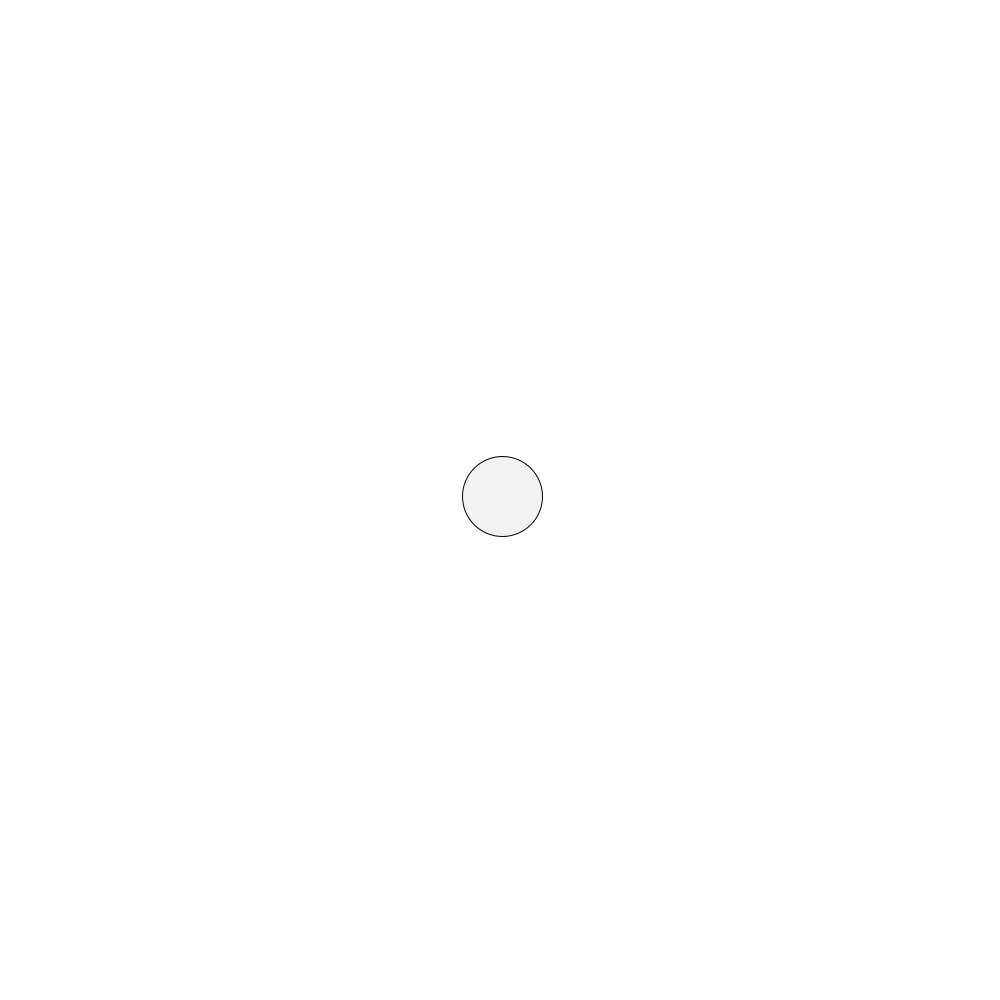
Frame 1 (no input)
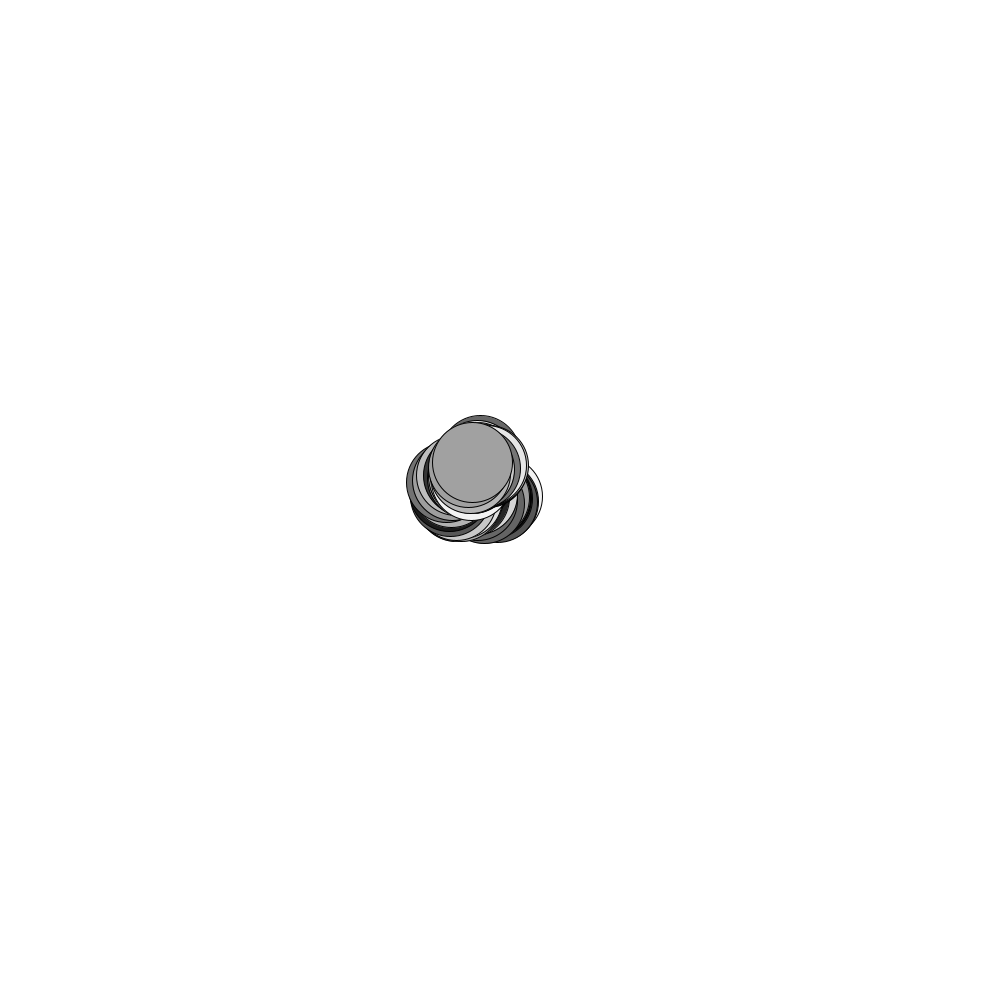
Frame 60 (the mouse pressed at the canvas centre just before this capture)
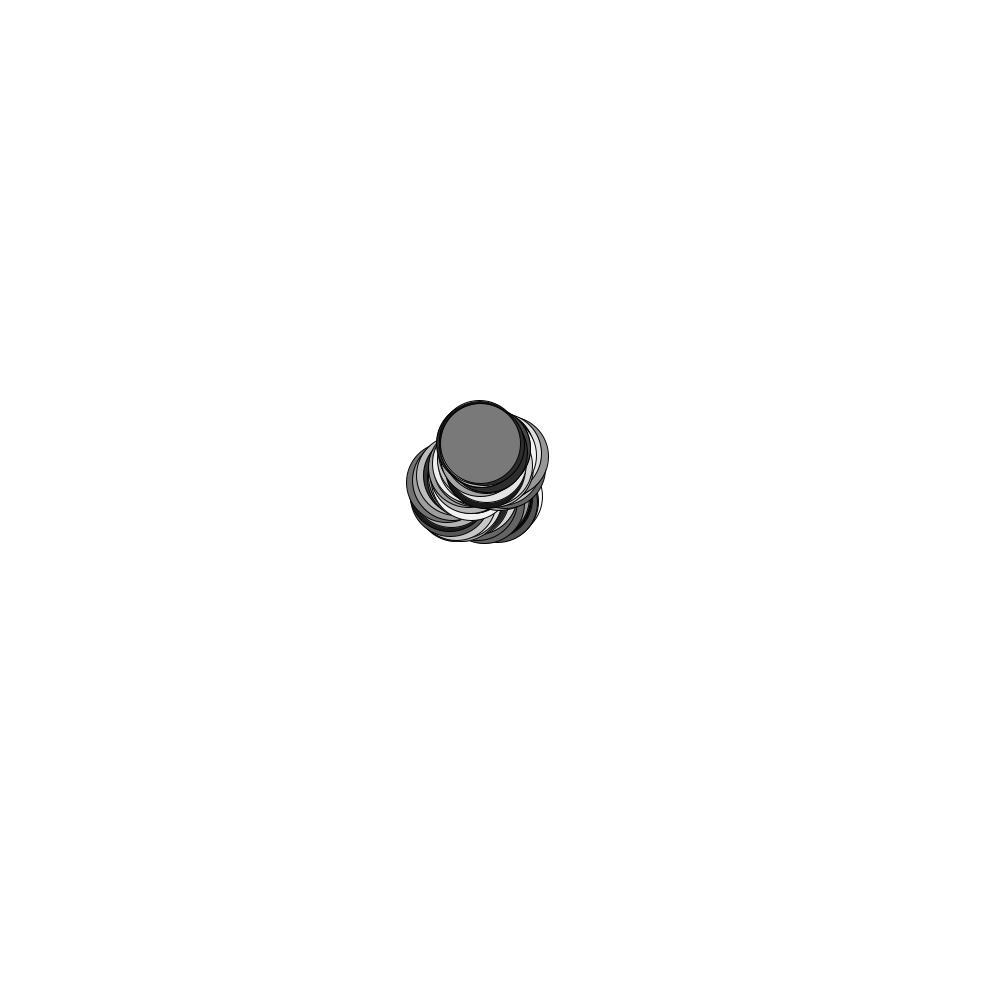
Frame 120 (the mouse held since frame 60 and released just before this capture)

The Processing sketch that drew these frames (run headless with seeded random() and noise(); from frame 60 on, the mouse is pressed at the canvas centre):

// Processing sketch: random_walk
// ── random_walk.pde
class Walker {
  PVector pos; 
 

  Walker() {
    pos = new PVector(width/2, height/2); 
  }

  void render() {
    int c = int(random(255));
    stroke(0);
    fill(c);
    rectMode(CENTER);
    circle(pos.x,pos.y,80);
  }

  // Randomly move up, down, left, right, or stay in one place
  void step() {
    
     PVector vel = new PVector(random(-7,7), random(-7,7)); 
     pos.add(vel);
     
    //stay on the screen.  
    pos.x = constrain(pos.x,0,width-1);
    pos.y = constrain(pos.y,0,height-1);
  


  
  
  }
}

// ── WalkerDisplay.pde
Walker w; 
void setup(){ 
  size(1000,1000);
  background(255);
    w = new Walker();  
   
}

void draw(){ 
  w.step(); 
  w.render(); 
}
